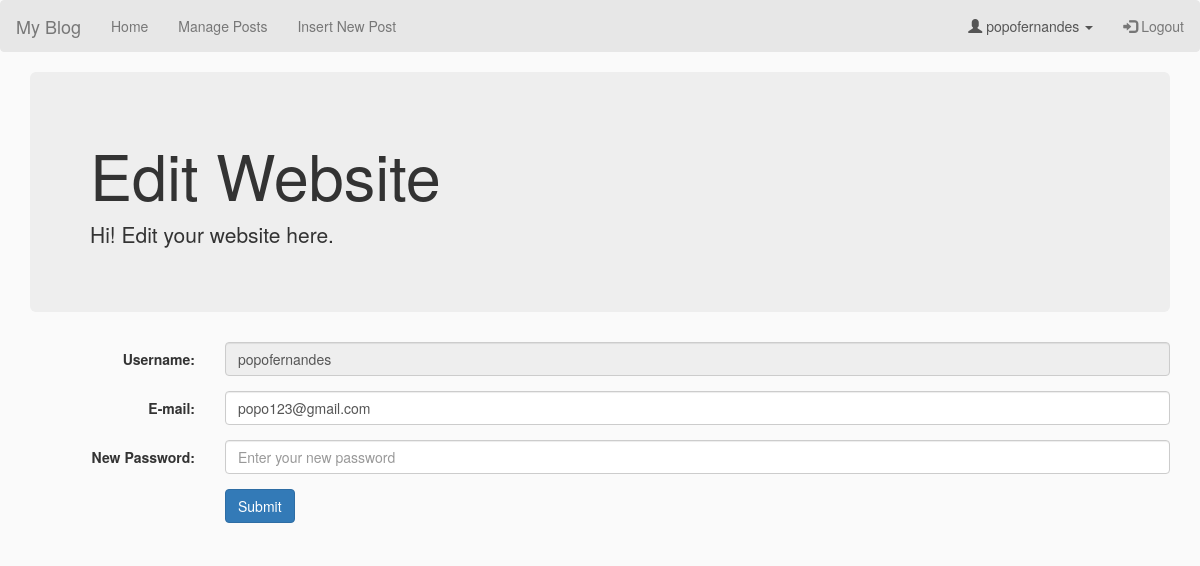
Screenshot of /editprofile.php (signed in) with the database file from the repository.
### tables this page shows
CREATE TABLE `websetting` (
  `id` int(11) NOT NULL,
  `title` varchar(30) NOT NULL,
  `description` text NOT NULL,
  `navcolor` varchar(10) NOT NULL,
  `backcolor` varchar(10) NOT NULL
);

CREATE TABLE `users` (
  `UserID` int(11) NOT NULL,
  `username` varchar(50) NOT NULL,
  `email` varchar(50) NOT NULL,
  `password` varchar(20) NOT NULL
);

### editprofile.php (the view, shortened to what this page needs)
<?php
	$host = "localhost";
	$user = "root";
	$password = "";
	$db = mysqli_connect($host, $user, $password, 'kodingusers');
	$query = "SELECT * FROM websetting WHERE `id` = 1";
	$resultSetting = mysqli_query($db, $query);
	$rowSetting = mysqli_fetch_assoc($resultSetting);
	if(!isset($_SESSION["username"])){
		header("Location: login.php");
	}
	else{
		$queryUser = "SELECT * FROM `users` WHERE `username` = '" . $_SESSION["username"] . "'";
		$resultUser = mysqli_query($db, $queryUser);
		$rowUser = mysqli_fetch_assoc($resultUser);
?>
<!DOCTYPE html>
<html>
<head>
	<link rel="stylesheet" href="https://maxcdn.bootstrapcdn.com/bootstrap/3.3.7/css/bootstrap.min.css">
	<link rel="stylesheet" type="text/css" href="css/style.css">
</head>
<body>
	<nav class="navbar navbar-default">
		<div class="container-fluid">
			<div class="navbar-header">
				<a class="navbar-brand" href="index.php"><?php echo $rowSetting['title']; ?></a>
			</div>
			<ul class="nav navbar-nav">
				<li><a href="index.php">Home</a></li>
				<?php
					if(isset($_SESSION["username"])){
						echo "<li><a href='manageposts.php'>Manage Posts</a></li>";
						echo "<li><a href='insertpost.php'>Insert New Post</a></li>";
					}
				?>
			</ul>
			<ul class="nav navbar-nav navbar-right">
				<?php
					if(isset($_SESSION["username"])){
						echo "<li class='dropdown active'><a><span class='glyphicon glyphicon-user'></span> " . $_SESSION["username"] . " <span class='caret'></span></a>";
						echo "</li>";
						echo "<li><a href='logout.php'><span class='glyphicon glyphicon-log-in'></span> Logout</a></li>";
					}
					else{
						echo "<li><a href='register.php'><span class='glyphicon glyphicon-user'></span> Sign Up</a></li>";
						echo "<li><a href='login.php'><span class='glyphicon glyphicon-log-in'></span> Login</a></li>";
					}
				?>
			</ul>
		</div>
	</nav>
	<div class="container">
		<div class="jumbotron">
			<h1>Edit Website</h1>
			<p>Hi! Edit your website here.</p>
		</div>
		<form class="form-horizontal" action="editprofile.php" method="POST">
			<div class="form-group">
				<label class="control-label col-sm-2" for="username">Username:</label>
			    <div class="col-sm-10">
			    	<input type="text" class="form-control" name="username" value="<?php echo $rowUser['username']; ?>" disabled>
			    </div>
			</div>
			<div class="form-group">
				<label class="control-label col-sm-2" for="email">E-mail:</label>
				<div class="col-sm-10">
					<input type="email" class="form-control" name="email" placeholder="Enter your e-mail" value="<?php echo $rowUser['email']; ?>">
				</div>
			</div>
			<div class="form-group">
				<label class="control-label col-sm-2" for="newpass">New Password:</label>
				<div class="col-sm-10">
					<input type="password" class="form-control" name="newpassword" placeholder="Enter your new password">
				</div>
			</div>
			<div class="form-group">
			    <div class="col-sm-offset-2 col-sm-10">
			    	<button type="submit" class="btn btn-primary" name="submit">Submit</button>
			    </div>
			</div>
		</form>
	</div>
</body>
</html>
<?php
}
?>

### rows the page displays
websetting: title "My Blog"
users: username "popofernandes", email "popo123@gmail.com"

### other values shown
$_SESSION["username"] "popofernandes"
